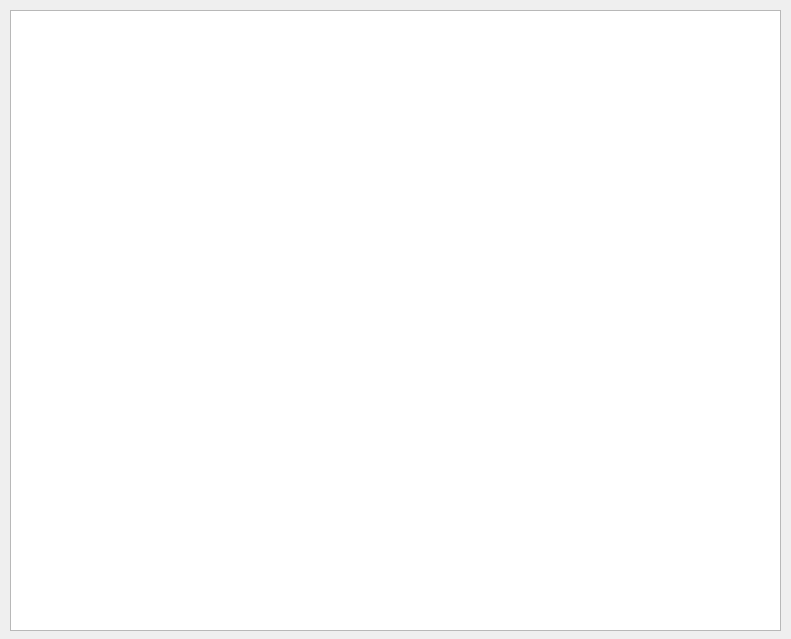
<?xml version="1.0" encoding="UTF-8"?>
<ui version="4.0">
 <class>MessageDialog</class>
 <widget class="QWidget" name="MessageDialog">
  <property name="geometry">
   <rect>
    <x>0</x>
    <y>0</y>
    <width>791</width>
    <height>639</height>
   </rect>
  </property>
  <property name="font">
   <font>
    <family>Arial</family>
   </font>
  </property>
  <property name="windowTitle">
   <string>Messages</string>
  </property>
  <widget class="QTextBrowser" name="messages">
   <property name="geometry">
    <rect>
     <x>10</x>
     <y>10</y>
     <width>771</width>
     <height>621</height>
    </rect>
   </property>
   <property name="sizePolicy">
    <sizepolicy hsizetype="Fixed" vsizetype="Maximum">
     <horstretch>0</horstretch>
     <verstretch>0</verstretch>
    </sizepolicy>
   </property>
   <property name="minimumSize">
    <size>
     <width>0</width>
     <height>100</height>
    </size>
   </property>
   <property name="font">
    <font>
     <family>Arial</family>
     <pointsize>10</pointsize>
     <weight>75</weight>
     <bold>true</bold>
    </font>
   </property>
   <property name="toolTip">
    <string>Error Messages from Tool</string>
   </property>
   <property name="frameShadow">
    <enum>QFrame::Plain</enum>
   </property>
   <property name="sizeAdjustPolicy">
    <enum>QAbstractScrollArea::AdjustToContents</enum>
   </property>
   <property name="html">
    <string>&lt;!DOCTYPE HTML PUBLIC &quot;-//W3C//DTD HTML 4.0//EN&quot; &quot;http://www.w3.org/TR/REC-html40/strict.dtd&quot;&gt;
&lt;html&gt;&lt;head&gt;&lt;meta name=&quot;qrichtext&quot; content=&quot;1&quot; /&gt;&lt;style type=&quot;text/css&quot;&gt;
p, li { white-space: pre-wrap; }
&lt;/style&gt;&lt;/head&gt;&lt;body style=&quot; font-family:'Arial'; font-size:10pt; font-weight:600; font-style:normal;&quot;&gt;
&lt;p style=&quot;-qt-paragraph-type:empty; margin-top:0px; margin-bottom:0px; margin-left:0px; margin-right:0px; -qt-block-indent:0; text-indent:0px; font-family:'MS Shell Dlg 2'; font-size:8pt; font-weight:400;&quot;&gt;&lt;br /&gt;&lt;/p&gt;&lt;/body&gt;&lt;/html&gt;</string>
   </property>
   <property name="acceptRichText">
    <bool>false</bool>
   </property>
  </widget>
 </widget>
 <resources/>
 <connections/>
</ui>
